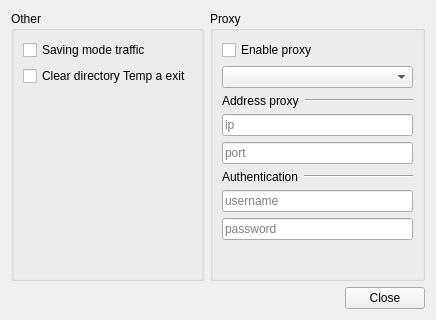
<?xml version="1.0" encoding="UTF-8"?>
<ui version="4.0">
 <class>Dialog_settings</class>
 <widget class="QDialog" name="Dialog_settings">
  <property name="geometry">
   <rect>
    <x>0</x>
    <y>0</y>
    <width>436</width>
    <height>304</height>
   </rect>
  </property>
  <property name="windowTitle">
   <string>Settings</string>
  </property>
  <layout class="QVBoxLayout" name="verticalLayout_3">
   <item>
    <layout class="QHBoxLayout" name="horizontalLayout_5">
     <item>
      <widget class="QGroupBox" name="groupBox_other">
       <property name="title">
        <string>Other</string>
       </property>
       <layout class="QVBoxLayout" name="verticalLayout">
        <item>
         <widget class="QCheckBox" name="checkBox_saving_mode_traffic">
          <property name="text">
           <string>Saving mode traffic</string>
          </property>
         </widget>
        </item>
        <item>
         <widget class="QCheckBox" name="checkBox_clear_temp">
          <property name="text">
           <string>Clear directory Temp a exit</string>
          </property>
         </widget>
        </item>
        <item>
         <spacer name="verticalSpacer">
          <property name="orientation">
           <enum>Qt::Vertical</enum>
          </property>
          <property name="sizeHint" stdset="0">
           <size>
            <width>20</width>
            <height>171</height>
           </size>
          </property>
         </spacer>
        </item>
       </layout>
      </widget>
     </item>
     <item>
      <widget class="QGroupBox" name="groupBox_proxy">
       <property name="title">
        <string>Proxy</string>
       </property>
       <layout class="QVBoxLayout" name="verticalLayout_2">
        <item>
         <widget class="QCheckBox" name="checkBox_enable_proxy">
          <property name="text">
           <string>Enable proxy</string>
          </property>
         </widget>
        </item>
        <item>
         <widget class="QComboBox" name="comboBox_proxy"/>
        </item>
        <item>
         <layout class="QHBoxLayout" name="horizontalLayout_2" stretch="0,10">
          <item>
           <widget class="QLabel" name="label">
            <property name="text">
             <string>Address proxy</string>
            </property>
           </widget>
          </item>
          <item>
           <widget class="Line" name="line">
            <property name="orientation">
             <enum>Qt::Horizontal</enum>
            </property>
           </widget>
          </item>
         </layout>
        </item>
        <item>
         <widget class="QLineEdit" name="lineEdit_ip">
          <property name="toolTip">
           <string>ip</string>
          </property>
          <property name="placeholderText">
           <string>ip</string>
          </property>
         </widget>
        </item>
        <item>
         <widget class="QLineEdit" name="lineEdit_port">
          <property name="toolTip">
           <string>port</string>
          </property>
          <property name="placeholderText">
           <string>port</string>
          </property>
         </widget>
        </item>
        <item>
         <layout class="QHBoxLayout" name="horizontalLayout_3" stretch="0,10">
          <item>
           <widget class="QLabel" name="label_2">
            <property name="text">
             <string>Authentication</string>
            </property>
           </widget>
          </item>
          <item>
           <widget class="Line" name="line_2">
            <property name="orientation">
             <enum>Qt::Horizontal</enum>
            </property>
           </widget>
          </item>
         </layout>
        </item>
        <item>
         <widget class="QLineEdit" name="lineEdit_username">
          <property name="toolTip">
           <string>username</string>
          </property>
          <property name="placeholderText">
           <string>username</string>
          </property>
         </widget>
        </item>
        <item>
         <widget class="QLineEdit" name="lineEdit_password">
          <property name="toolTip">
           <string>password</string>
          </property>
          <property name="placeholderText">
           <string>password</string>
          </property>
         </widget>
        </item>
        <item>
         <layout class="QHBoxLayout" name="horizontalLayout_4">
          <item>
           <widget class="QPushButton" name="pushButton_add_proxy">
            <property name="minimumSize">
             <size>
              <width>23</width>
              <height>23</height>
             </size>
            </property>
            <property name="maximumSize">
             <size>
              <width>23</width>
              <height>23</height>
             </size>
            </property>
            <property name="toolTip">
             <string>Settings proxy</string>
            </property>
            <property name="text">
             <string/>
            </property>
            <property name="icon">
             <iconset resource="../icons/filmonaizer.qrc">
              <normaloff>:/icons/new/plus-button.png</normaloff>:/icons/new/plus-button.png</iconset>
            </property>
            <property name="flat">
             <bool>true</bool>
            </property>
           </widget>
          </item>
          <item>
           <spacer name="horizontalSpacer_2">
            <property name="orientation">
             <enum>Qt::Horizontal</enum>
            </property>
            <property name="sizeHint" stdset="0">
             <size>
              <width>40</width>
              <height>20</height>
             </size>
            </property>
           </spacer>
          </item>
          <item>
           <widget class="QPushButton" name="pushButton_delete_proxy">
            <property name="minimumSize">
             <size>
              <width>23</width>
              <height>23</height>
             </size>
            </property>
            <property name="maximumSize">
             <size>
              <width>23</width>
              <height>23</height>
             </size>
            </property>
            <property name="toolTip">
             <string>Settings proxy</string>
            </property>
            <property name="text">
             <string/>
            </property>
            <property name="icon">
             <iconset resource="../icons/filmonaizer.qrc">
              <normaloff>:/icons/new/minus-button.png</normaloff>:/icons/new/minus-button.png</iconset>
            </property>
            <property name="flat">
             <bool>true</bool>
            </property>
           </widget>
          </item>
         </layout>
        </item>
       </layout>
      </widget>
     </item>
    </layout>
   </item>
   <item>
    <layout class="QHBoxLayout" name="horizontalLayout">
     <item>
      <spacer name="horizontalSpacer">
       <property name="orientation">
        <enum>Qt::Horizontal</enum>
       </property>
       <property name="sizeHint" stdset="0">
        <size>
         <width>40</width>
         <height>20</height>
        </size>
       </property>
      </spacer>
     </item>
     <item>
      <widget class="QPushButton" name="pushButton_close">
       <property name="text">
        <string>Close</string>
       </property>
      </widget>
     </item>
    </layout>
   </item>
  </layout>
 </widget>
 <resources>
  <include location="../icons/filmonaizer.qrc"/>
 </resources>
 <connections/>
</ui>
